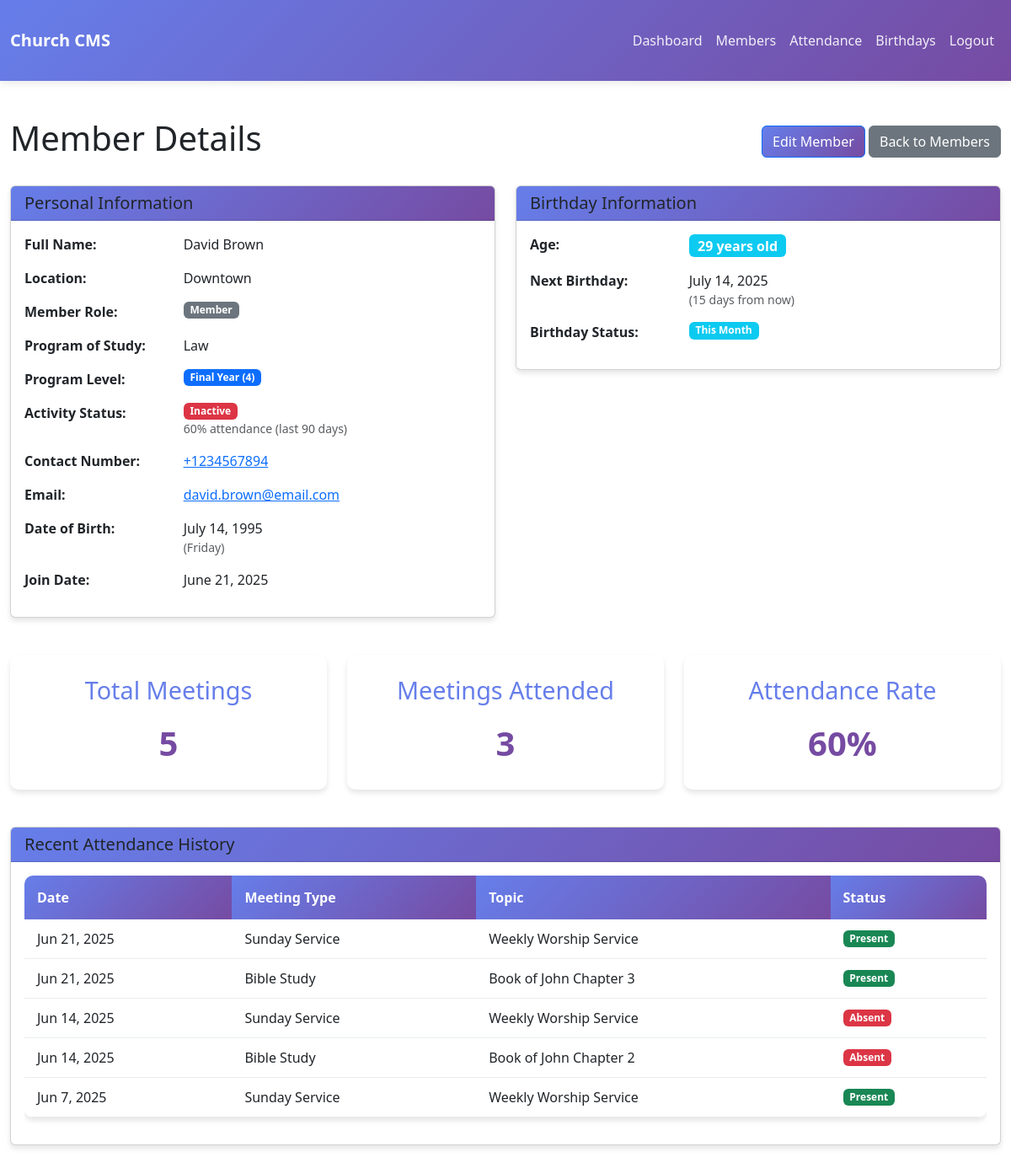
Screenshot of /view_member.php?id=5 (signed in) with the database file from the repository.
### tables this page shows
CREATE TABLE members (
    id INT AUTO_INCREMENT PRIMARY KEY,
    first_name VARCHAR(50) NOT NULL,
    last_name VARCHAR(50) NOT NULL,
    location VARCHAR(100) NOT NULL,
    program_of_study VARCHAR(100),
    program_level VARCHAR(50),
    member_role ENUM('Member', 'Executive') DEFAULT 'Member',
    active BOOLEAN DEFAULT 0,
    contact_number VARCHAR(20),
    email VARCHAR(100),
    date_of_birth DATE,
    join_date DATE DEFAULT (CURRENT_DATE),
    created_at TIMESTAMP DEFAULT CURRENT_TIMESTAMP,
    updated_at TIMESTAMP DEFAULT CURRENT_TIMESTAMP ON UPDATE CURRENT_TIMESTAMP,
    INDEX idx_name (first_name, last_name),
    INDEX idx_location (location),
    INDEX idx_birthday (date_of_birth),
    INDEX idx_role (member_role),
    INDEX idx_program_level (program_level),
    INDEX idx_active (active)
);

CREATE TABLE attendance (
    id INT AUTO_INCREMENT PRIMARY KEY,
    member_id INT NOT NULL,
    meeting_id INT NOT NULL,
    attended BOOLEAN DEFAULT 1,
    created_at TIMESTAMP DEFAULT CURRENT_TIMESTAMP,
    FOREIGN KEY (member_id) REFERENCES members(id) ON DELETE CASCADE,
    FOREIGN KEY (meeting_id) REFERENCES meetings(id) ON DELETE CASCADE,
    UNIQUE KEY unique_attendance (member_id, meeting_id),
    INDEX idx_member_meeting (member_id, meeting_id)
);

CREATE TABLE meetings (
    id INT AUTO_INCREMENT PRIMARY KEY,
    meeting_date DATE NOT NULL,
    meeting_type VARCHAR(50) NOT NULL,
    topic VARCHAR(200),
    created_at TIMESTAMP DEFAULT CURRENT_TIMESTAMP,
    INDEX idx_meeting_date (meeting_date),
    INDEX idx_meeting_type (meeting_type)
);

### view_member.php (the view, shortened to what the rows shown need)
<?php
require_once __DIR__ . '/includes/functions.php';
$member_id = (int)($_GET['id'] ?? 0);
$member = fetchOne("SELECT * FROM members WHERE id = ?", [$member_id]);
$attendance_sql = "SELECT m.meeting_date, m.meeting_type, m.topic, a.attended
                   FROM meetings m
                   LEFT JOIN attendance a ON m.id = a.meeting_id AND a.member_id = ?
                   ORDER BY m.meeting_date DESC
                   LIMIT 20";
$attendance_history = fetchAll($attendance_sql, [$member_id]);
$age = $member['date_of_birth'] ? calculateAge($member['date_of_birth']) : null;
$next_birthday = null;
$days_until_birthday = null;
if ($member['date_of_birth']) {
    $next_birthday = new DateTime($member['date_of_birth']);
    $next_birthday->setDate(date('Y'), $next_birthday->format('m'), $next_birthday->format('d'));
    $days_until_birthday = $next_birthday->diff(new DateTime())->days;
}
?>
<!DOCTYPE html>
<html lang="en">
<head>
    <link rel="stylesheet" href="assets/css/style.css">
    <link rel="stylesheet" href="https://cdn.jsdelivr.net/npm/bootstrap@5.3.0/dist/css/bootstrap.min.css">
</head>
<body>
    <div class="container-fluid mt-4">
        <div class="d-flex justify-content-between align-items-center mb-4">
            <h1>Member Details</h1>
        </div>
        <div class="row">
            <div class="col-lg-6 mb-4">
                <div class="card">
                    <div class="card-body">
                        <div class="row mb-3">
                            <div class="col-sm-4"><strong>Full Name:</strong></div>
                            <div class="col-sm-8"><?= htmlspecialchars($member['first_name'] . ' ' . $member['last_name']) ?></div>
                        </div>
                        <div class="row mb-3">
                            <div class="col-sm-4"><strong>Location:</strong></div>
                            <div class="col-sm-8"><?= htmlspecialchars($member['location']) ?></div>
                        </div>
                        <div class="row mb-3">
                            <div class="col-sm-8">
                                <span class="badge <?= getRoleBadgeClass($member['member_role']) ?>">
                                    <?= htmlspecialchars($member['member_role']) ?>
                                </span>
                            </div>
                        </div>
                        <div class="row mb-3">
                            <div class="col-sm-4"><strong>Program of Study:</strong></div>
                            <div class="col-sm-8"><?= htmlspecialchars($member['program_of_study'] ?? 'Not specified') ?></div>
                        </div>
                        <div class="row mb-3">
                            <div class="col-sm-8">
                                <?php if ($member['program_level']): ?>
                                    <span class="badge <?= getLevelBadgeClass($member['program_level']) ?>">
                                        <?= htmlspecialchars($member['program_level']) ?>
                                    </span>
                                <?php else: ?>
                                    Not specified
                                <?php endif; ?>
                            </div>
                        </div>
                        <div class="row mb-3">
                            <div class="col-sm-8">
                                <span class="badge <?= getActivityBadgeClass($member['active']) ?>">
                                    <?= getActivityStatusText($member['active']) ?>
                                </span>
                                <br>
                                <small class="text-muted">
                                    <?= calculateAttendancePercentage($member['id'], 90) ?>% attendance (last 90 days)
                                </small>
                            </div>
                        </div>
                        <div class="row mb-3">
                            <div class="col-sm-8">
                                <?php if (!empty($member['contact_number'])): ?>
                                    <a href="tel:<?= htmlspecialchars($member['contact_number']) ?>">
                                        <?= htmlspecialchars($member['contact_number']) ?>
                                    </a>
                                <?php else: ?>
                                    Not provided
                                <?php endif; ?>
                            </div>
                        </div>
                        <div class="row mb-3">
                            <div class="col-sm-8">
                                <?php if (!empty($member['email'])): ?>
                                    <a href="mailto:<?= htmlspecialchars($member['email']) ?>">
                                        <?= htmlspecialchars($member['email']) ?>
                                    </a>
                                <?php else: ?>
                                    Not provided
                                <?php endif; ?>
                            </div>
                        </div>
                        <div class="row mb-3">
                            <div class="col-sm-4"><strong>Date of Birth:</strong></div>
                            <div class="col-sm-8">
                                <?php if ($member['date_of_birth']): ?>
                                    <?= formatDate($member['date_of_birth'], 'F j, Y') ?>
                                    <br><small class="text-muted">(<?= formatDate($member['date_of_birth'], 'l') ?>)</small>
                                <?php else: ?>
                                    Not provided
                                <?php endif; ?>
                            </div>
                        </div>
                        <div class="row mb-3">
                            <div class="col-sm-4"><strong>Join Date:</strong></div>
                            <div class="col-sm-8"><?= formatDate($member['join_date'], 'F j, Y') ?></div>
                        </div>
                    </div>
                </div>
            </div>
            <div class="col-lg-6 mb-4">
                <div class="card">
                    <div class="card-body">
                        <?php if ($member['date_of_birth']): ?>
                            <div class="row mb-3">
                                <div class="col-sm-4"><strong>Age:</strong></div>
                                <div class="col-sm-8">
                                    <span class="badge bg-info fs-6"><?= $age ?> years old</span>
                                </div>
                            </div>
                            <div class="row mb-3">
                                <div class="col-sm-4"><strong>Next Birthday:</strong></div>
                                <div class="col-sm-8">
                                    <?php if ($days_until_birthday === 0): ?>
                                        <span class="text-success fw-bold fs-6">🎉 Today!</span>
                                    <?php else: ?>
                                        <?= $next_birthday->format('F j, Y') ?>
                                        <br><small class="text-muted">(<?= $days_until_birthday ?> days from now)</small>
                                    <?php endif; ?>
                                </div>
                            </div>
                            <div class="row mb-3">
                                <div class="col-sm-4"><strong>Birthday Status:</strong></div>
                                <div class="col-sm-8">
                                    <?php if ($days_until_birthday === 0): ?>
                                        <span class="badge bg-success">Today!</span>
                                    <?php elseif ($days_until_birthday <= 7): ?>
                                        <span class="badge bg-warning">Coming Soon</span>
                                    <?php elseif ($days_until_birthday <= 30): ?>
                                        <span class="badge bg-info">This Month</span>
                                    <?php else: ?>
                                        <span class="badge bg-secondary">Later</span>
                                    <?php endif; ?>
                                </div>
                            </div>
                        <?php endif; ?>
                    </div>
                </div>
            </div>
        </div>
        <div class="card">
            <div class="card-body">
                <?php if (count($attendance_history) > 0): ?>
                    <div class="table-responsive">
                        <table class="table table-hover">
                            <thead>
                                <tr>
                                    <th>Date</th>
                                    <th>Meeting Type</th>
                                    <th>Topic</th>
                                    <th>Status</th>
                                </tr>
                            </thead>
                            <tbody>
                                <?php foreach ($attendance_history as $attendance): ?>
                                    <tr>
                                        <td><?= formatDate($attendance['meeting_date'], 'M j, Y') ?></td>
                                        <td><?= htmlspecialchars($attendance['meeting_type']) ?></td>
                                        <td><?= htmlspecialchars($attendance['topic'] ?? '-') ?></td>
                                        <td>
                                            <?php if ($attendance['attended'] == 1): ?>
                                                <span class="badge bg-success">Present</span>
                                            <?php else: ?>
                                                <span class="badge bg-danger">Absent</span>
                                            <?php endif; ?>
                                        </td>
                                    </tr>
                                <?php endforeach; ?>
                            </tbody>
                        </table>
                    </div>
                <?php else: ?>
                    <div class="text-center py-4">
                        <p class="text-muted">No attendance records found.</p>
                    </div>
                <?php endif; ?>
            </div>
        </div>
    </div>
</body>
</html>

### rows the page displays
members: first_name+last_name "David Brown", location "Downtown", member_role "Member", program_of_study "Law", program_level "Final Year (4)", active "Inactive", contact_number "+1234567894", email "david.brown@email.com", date_of_birth "July 14, 1995", date_of_birth "Friday", join_date "June 21, 2025", date_of_birth "29", date_of_birth "July 14, 2025", date_of_birth "15"
attendance: meeting.meeting_date "Jun 21, 2025", meeting.meeting_type "Sunday Service", meeting.topic "Weekly Worship Service", attended "Present"
attendance: meeting.meeting_date "Jun 21, 2025", meeting.meeting_type "Bible Study", meeting.topic "Book of John Chapter 3", attended "Present"
attendance: meeting.meeting_date "Jun 14, 2025", meeting.meeting_type "Sunday Service", meeting.topic "Weekly Worship Service", attended "Absent"
attendance: meeting.meeting_date "Jun 14, 2025", meeting.meeting_type "Bible Study", meeting.topic "Book of John Chapter 2", attended "Absent"
attendance: meeting.meeting_date "Jun 7, 2025", meeting.meeting_type "Sunday Service", meeting.topic "Weekly Worship Service", attended "Present"

### other values shown
calculateAttendancePercentage($member['id'], 90) "60"
$total_meetings "5"
$attended_meetings "3"
$attendance_rate "60"
